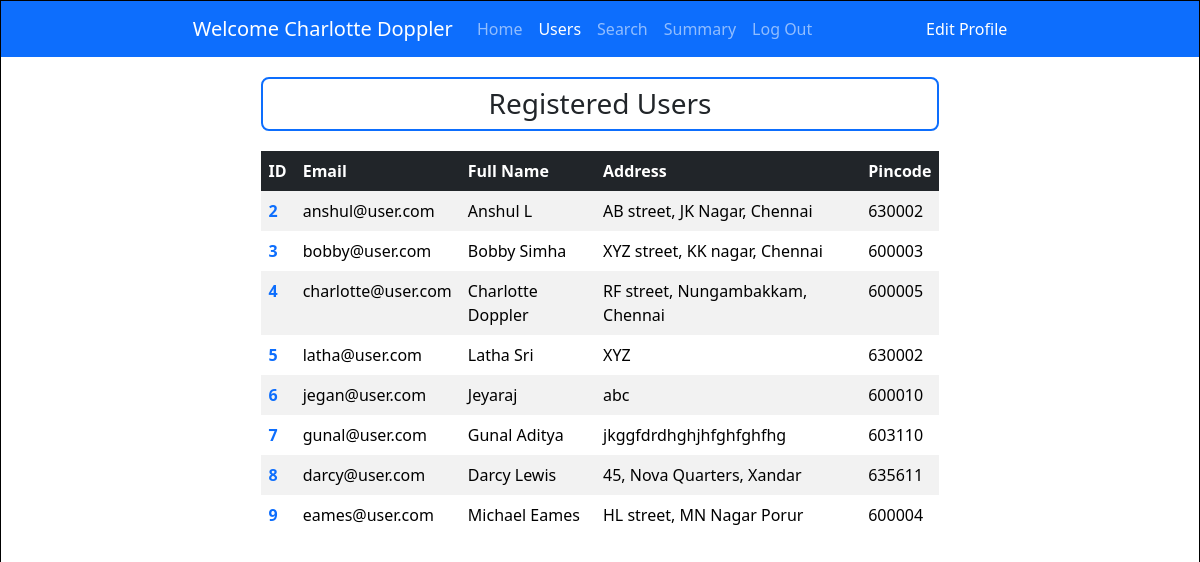
Screenshot of /admin_dashboard/users (signed in) with the database file from the repository.
### controllers/models.py (models this page shows)
class User(db.Model, UserMixin):
    id = db.Column(db.Integer, primary_key=True)
    username = db.Column(db.String, unique=True, nullable = False)
    password = db.Column(db.String, nullable=False)
    name = db.Column(db.String, nullable=False)
    address = db.Column(db.String, nullable=False)
    type = db.Column(db.String, default="general")
    pincode = db.Column(db.String(6), nullable=False)
    reservations = db.relationship('Reservation', backref='user')

### controllers/admin_routes.py (the view)
@app.route('/admin_dashboard/users')
@login_required
def admin_users():
    user_list = User.query.filter_by(type="general")
    return render_template("admin/admin_users.html", user=current_user, list = user_list)

### app.py (called while the page is built)
@login_manager.user_loader
def load_user(user_id):
    return db.session.get(User, int(user_id))

### templates/admin/admin_users.html (shortened to what this page needs)
<!DOCTYPE html>
<html lang="en">
<head>
    <link href="https://cdn.jsdelivr.net/npm/bootstrap@5.3.6/dist/css/bootstrap.min.css" rel="stylesheet"
>
    <link rel="stylesheet" href="../static/style.css">
</head>
<body>
    <div id="main">
        <nav class="navbar navbar-expand-lg bg-primary" data-bs-theme="dark">
            <div class="container-fluid">
                <a class="navbar-brand" href="/admin_dashboard">Welcome {{user.name}}</a>
                <div class="collapse navbar-collapse" id="navbarNavAltMarkup">
                    <div class="navbar-nav">
                        <a class="nav-link" href="/admin_dashboard">Home</a>
                        <a class="nav-link active" aria-current="page" href="/admin_dashboard/users">Users</a>
                        <a class="nav-link" href="/admin_dashboard/search">Search</a>
                        <a class="nav-link" href="/admin_dashboard/summary">Summary</a>
                        <a class="nav-link" href="/login">Log Out</a>
                    </div>
                </div>
                <a class="nav-item" style="color:white; text-decoration: none" href="/edit_profile">Edit Profile</a>
            </div>
        </nav>
        <div id="canvas">
            <div class="h3 text-center pt-2 pb-2 rounded-3 border border-2 border-primary" style="margin: auto; width: 85%;">Registered Users</div>
            <table class="table table-striped table-borderless" style="margin: auto; width: 85%; border: 2px; margin-top: 20px;">
                <thead class="table-dark">
                    <tr>
                        <th scope="col">ID</th>
                        <th scope="col">Email</th>
                        <th scope="col">Full Name</th>
                        <th scope="col">Address</th>
                        <th scope="col">Pincode</th>
                    </tr>
                </thead>
                <tbody>
                    {% for user in list %}
                    <tr>
                        <th scope="row"> <a href="/user_details/{{ user.id }}" style="text-decoration: none">{{ user.id }}</a></th>
                        <td>{{ user.username }}</td>
                        <td>{{ user.name }}</td>
                        <td>{{ user.address }}</td>
                        <td>{{ user.pincode }}</td>
                    </tr>
                    {% endfor %}
                </tbody>
            </table>
        </div>
    </div>
</body>
</html>

### static/style.css (style rules this page uses)
* { margin: 0px; }
#main { border: 1px solid black; }
#canvas { width: 70%; margin: auto; height: auto; min-height: 760px; padding: 20px }
.navbar { padding-left: 15%; padding-right: 15%; }

### rows the page displays
User: name "Charlotte Doppler", id "4", username "charlotte@user.com", address "RF street, Nungambakkam, Chennai", pincode "600005"
User: id "2", username "anshul@user.com", name "Anshul L", address "AB street, JK Nagar, Chennai", pincode "630002"
User: id "3", username "bobby@user.com", name "Bobby Simha", address "XYZ street, KK nagar, Chennai", pincode "600003"
User: id "5", username "latha@user.com", name "Latha Sri", address "XYZ", pincode "630002"
User: id "6", username "jegan@user.com", name "Jeyaraj", address "abc", pincode "600010"
User: id "7", username "gunal@user.com", name "Gunal Aditya", address "jkggfdrdhghjhfghfghfhg", pincode "603110"
User: id "8", username "darcy@user.com", name "Darcy Lewis", address "45, Nova Quarters, Xandar", pincode "635611"
User: id "9", username "eames@user.com", name "Michael Eames", address "HL street, MN Nagar Porur", pincode "600004"
